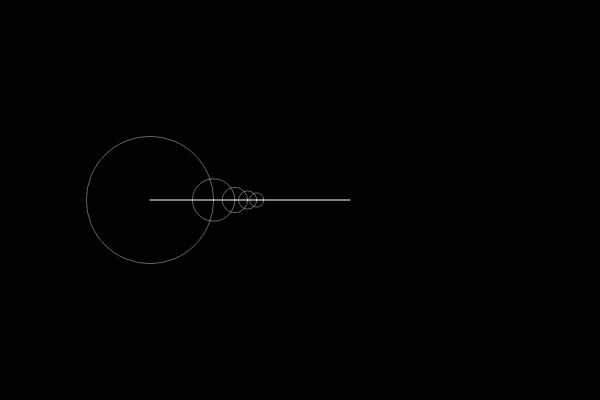
Frame 1 (no input)
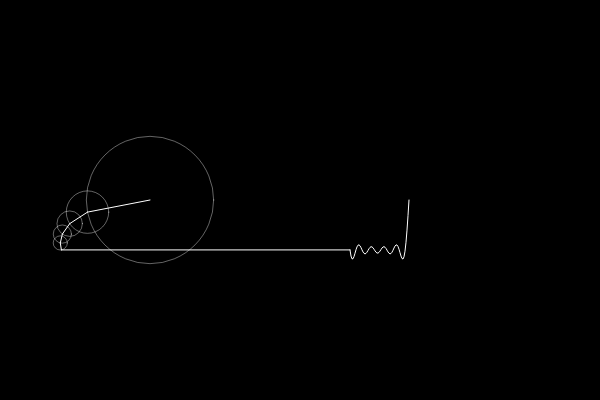
Frame 60 (no input)
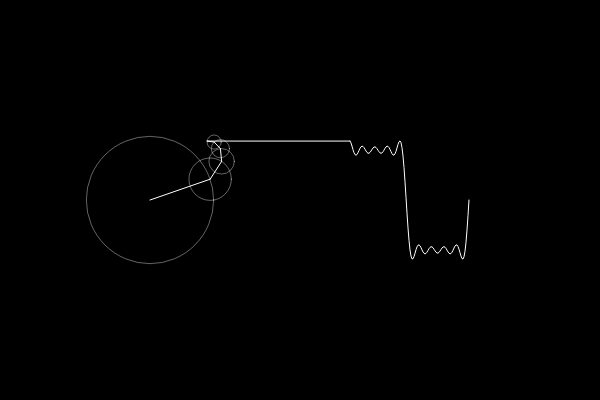
Frame 120 (the mouse pressed at the canvas centre since frame 60)

The p5.js sketch that drew these frames (run headless with seeded random() and noise() and a simulated clock; from frame 60 on, the mouse is pressed at the canvas centre):

// p5.js sketch
// ── sketch.js
//visualize Fourier series


let time = 0;
let wave = [];

let slider;



  function setup() {
        createCanvas(600, 400);
        slider = createSlider(1, 10, 5);
      }




  function draw() {

        background(0);
        translate(150, 200);

        let x = 0;
        let y = 0;

        for (let i = 0; i < slider.value(); i++) {
                let prevx = x;
                let prevy = y;

                let n = i * 2 + 1;

                let radius = 50 * (4 / (n * PI));  //set radius
                x += radius * cos(n * time);
                y += radius * sin(n * time);

                stroke(255, 100);
                noFill();
                ellipse(prevx, prevy, radius * 2);

                //fill(255);
                stroke(255);
                line(prevx, prevy, x, y);  // horizontal line from the moving radius to a point to start drawing
                //ellipse(x, y, 8);
        }

          wave.unshift(y);

          translate(200, 0);
          line(x - 200, y, 0, wave[0]);
          beginShape();
          noFill();


        for (let i = 0; i < wave.length; i++) {
          vertex(i, wave[i]); // first point in loop
        }

        endShape();

        time += 0.05;

        if (wave.length > 250) {
          wave.pop();
        }
}
